Frame 1 (no input): blank canvas, image omitted
Frame 60 (the mouse pressed at the canvas centre just before this capture): blank canvas, image omitted
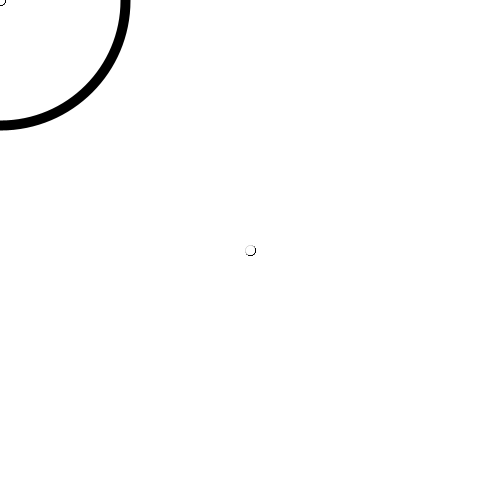
Frame 120 (the mouse held since frame 60 and released just before this capture)

The Processing sketch whose frames 1 and 60 were blank and that drew this single picture after the mouse press (run headless with seeded random() and noise(); from frame 60 on, the mouse is pressed at the canvas centre):

// Processing sketch: processing_36758
// ── processing_36758.pde



void setup() {
  size(500, 500);//tamanho da janela
  background(255);//cor do fundo
  smooth(); //suavizaçao das formas
}

void draw() {
  stroke(0);//contorno
  
  /*a grossura do contorno é igual a difença entre a posiçao inicial
  horizontal do cursor e a posiçao horizontal actual*/
  strokeWeight(abs(pmouseX - mouseX));
  
  
   /*desenha uma ellipse onde o posiçao da ellipse é igual aos
   valores de posiaço do rato no  frame anterior*/
  ellipse(pmouseX, pmouseY, 10, 10);
  
  //condiçao, se premir a tecla "espaço" salva o frame numa imagem .jpg
  // e redesenha o background branco, subrepondo-se at tudo o que ja estava desenhado
  if(keyPressed) {
        if (key == ' ')
        {    
        
         background(255);         
        }
}
}
